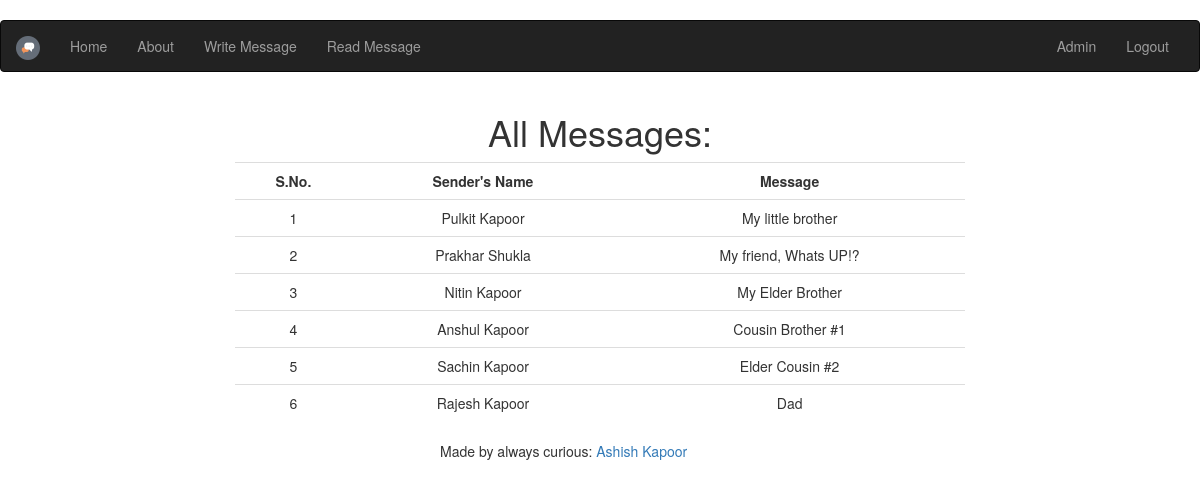
The page /allMsgs/ (signed in) on the database as committed earlier.
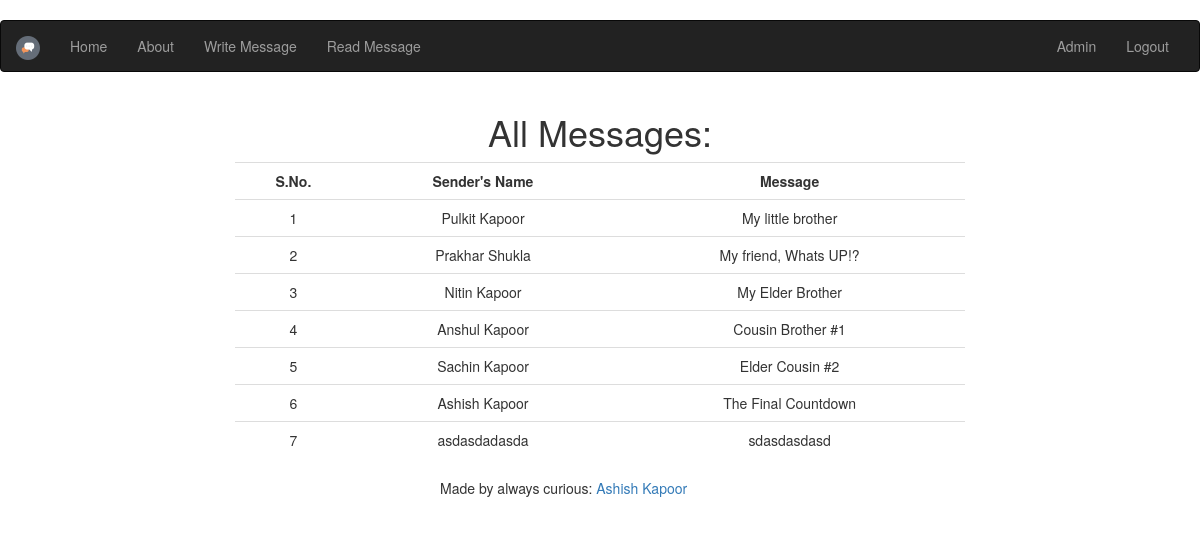
The same page on the database as committed later.
### msg/models.py (models this page shows, shortened)
class msg(models.Model):
    message = models.CharField(max_length = 120, blank=False, null=True)
    full_name = models.CharField(max_length = 120, blank=False, null=True)
    timestamp = models.DateTimeField(auto_now_add=True, auto_now=False)
    updated = models.DateTimeField(auto_now_add=False, auto_now=True)

### msg/views.py (the view)
# urls.py: url(r'^allMsgs/$', 'msg.views.allMsgs', name='allMsgs'),
def allMsgs(request):
    title = 'All Messages from Specified User'
    title_align_center = True
    form = allMsgsForm(request.POST or None)
    context = {
    "form": form,
    "title": title,
    "title_align_center": title_align_center,
    }
    if request.user.is_authenticated() and request.user.is_authenticated:
        queryset = msg.objects.all()
    context = {
        "queryset": queryset
    }
    return render(request, "allMsgs.html", context)

### templates/allMsgs.html (shortened to what this page needs)
{% extends "base.html" %}
{% load crispy_forms_tags %}
{% block content %}
    <div class="text-center col-sm-8 col-md-offset-2">
    <h1>All Messages:</h1>
    {% if queryset %}
    <table class="table">
        <tr><th class="text-center">S.No.</th><th class="text-center">Sender's Name</th><th class="text-center">Message</th></tr>
    {% for instance in queryset %}
        <tr><td>{{ forloop.counter }}</td><td>{{ instance.full_name }} </td> <td> {{ instance.message }} </td></tr>
    {% endfor %}
    </table>
    {% endif %}
</div>
{% endblock %}

Rows that differ between the two databases and show on the page:
removed msg: full_name "Rajesh Kapoor", message "Dad"
added msg: full_name "Ashish Kapoor", message "The Final Countdown"
added msg: full_name "asdasdadasda", message "sdasdasdasd"
